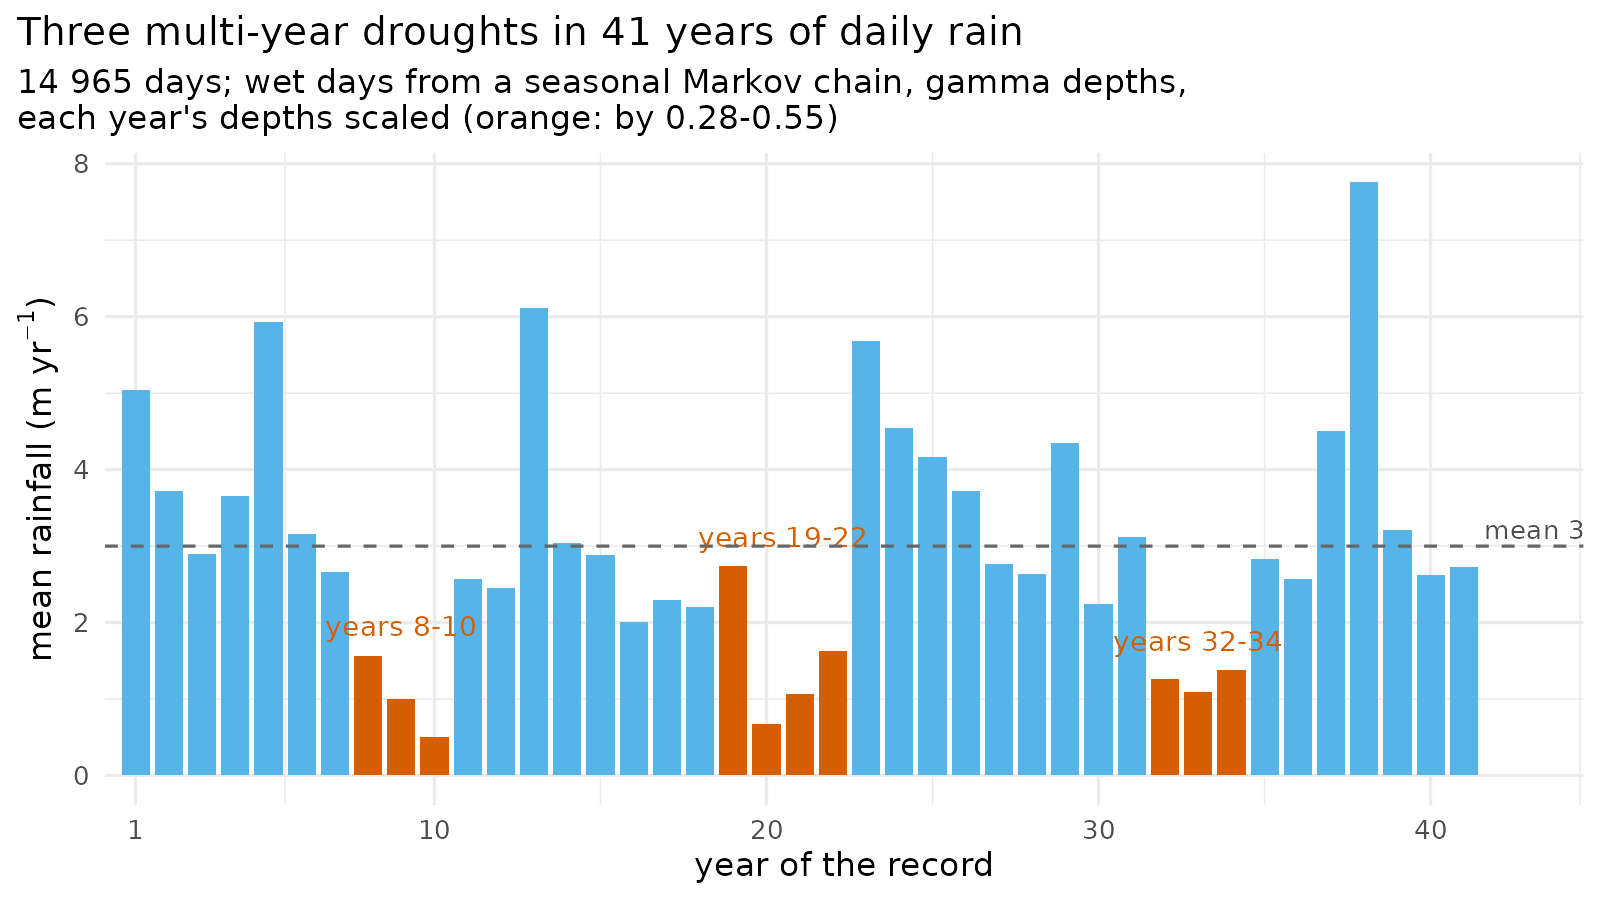

Source code (R):
# The synthetic 41-year daily rainfall record (harness/long_drought.R, the
# "long-drought" spec): writes record.csv on first run, then the figure.
#   PLANT_LIB=<any plant library> Rscript record.R
library(ggplot2)
here <- "/home/user/plant-dev/docs/prs/v2/figures/plant-113"
csv <- file.path(here, "record.csv")
if (!file.exists(csv)) {
  source("/home/user/plant-dev/harness/long_drought.R")
  r <- rain_record("long-drought")
  write.csv(data.frame(day = seq_along(r) - 1, year = (seq_along(r) - 1) %/% 365 + 1,
                       rain_m_per_yr = r), csv, row.names = FALSE)
}
d <- read.csv(csv)
y <- aggregate(rain_m_per_yr ~ year, d, mean)
y$wet_days <- aggregate(rain_m_per_yr > 0 ~ year, d, mean)[[2]]
y$kind <- ifelse(y$year %in% c(8:10, 19:22, 32:34), "drought", "ordinary")
grp <- list(8:10, 19:22, 32:34)
lab <- data.frame(x = sapply(grp, mean),
                  y = sapply(grp, function(g) max(y$rain_m_per_yr[y$year %in% g])) + 0.25,
                  label = c("years 8-10", "years 19-22", "years 32-34"))
p <- ggplot(y, aes(year, rain_m_per_yr, fill = kind)) +
  geom_col(width = 0.85) +
  geom_text(data = lab, aes(x, y, label = label), inherit.aes = FALSE,
            vjust = 0, size = 3.6, colour = "#D55E00") +
  geom_hline(yintercept = mean(d$rain_m_per_yr), linetype = 2, colour = "grey40") +
  annotate("text", x = 41.6, y = mean(d$rain_m_per_yr), label = "mean 3.0",
           hjust = 0, vjust = -0.4, size = 3.4, colour = "grey30") +
  scale_fill_manual(values = c(drought = "#D55E00", ordinary = "#56B4E9"), guide = "none") +
  scale_x_continuous(breaks = c(1, 10, 20, 30, 40), expand = expansion(add = c(0.5, 3))) +
  labs(x = "year of the record", y = expression("mean rainfall (m yr"^-1*")"),
       title = "Three multi-year droughts in 41 years of daily rain",
       subtitle = paste("14 965 days; wet days from a seasonal Markov chain, gamma depths,",
                        "\neach year's depths scaled (orange: by 0.28-0.55)")) +
  theme_minimal(base_size = 12) + theme(plot.background = element_rect(fill = "white", colour = NA), plot.title.position = "plot")
ragg::agg_png(file.path(here, "record.png"), width = 8, height = 4.5, units = "in", res = 200)
print(p); invisible(dev.off())
cat(sprintf("days %d, mean %.3f, wet-day share %.3f, drought-year means %s\n", nrow(d),
            mean(d$rain_m_per_yr), mean(d$rain_m_per_yr > 0),
            paste(sprintf("%.2f", y$rain_m_per_yr[y$kind == "drought"]), collapse = " ")))
